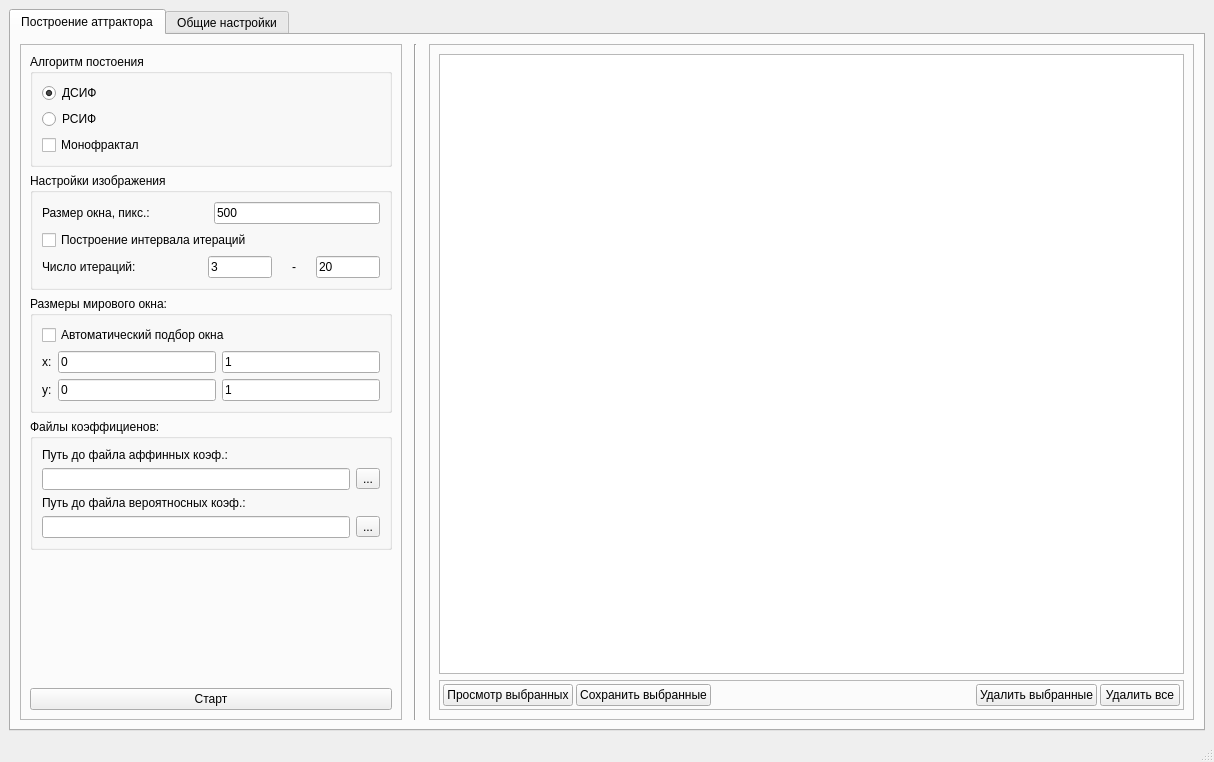
<?xml version="1.0" encoding="UTF-8"?>
<ui version="4.0">
 <class>fmMainMenu</class>
 <widget class="QMainWindow" name="fmMainMenu">
  <property name="geometry">
   <rect>
    <x>0</x>
    <y>0</y>
    <width>1214</width>
    <height>762</height>
   </rect>
  </property>
  <property name="windowTitle">
   <string>AttractorPainter</string>
  </property>
  <property name="windowIcon">
   <iconset theme="usal" resource="../res_common.qrc">
    <normaloff>:/icons/src/fav.ico</normaloff>:/icons/src/fav.ico</iconset>
  </property>
  <widget class="QWidget" name="centralwidget">
   <layout class="QVBoxLayout" name="verticalLayout_3">
    <item>
     <widget class="QTabWidget" name="tabWidget">
      <property name="currentIndex">
       <number>0</number>
      </property>
      <widget class="QWidget" name="tab_singleBuilding">
       <attribute name="title">
        <string>Построение аттрактора</string>
       </attribute>
       <layout class="QHBoxLayout" name="horizontalLayout_2">
        <item>
         <widget class="QFrame" name="frame_menu_single">
          <property name="sizePolicy">
           <sizepolicy hsizetype="Preferred" vsizetype="Preferred">
            <horstretch>33</horstretch>
            <verstretch>0</verstretch>
           </sizepolicy>
          </property>
          <property name="frameShape">
           <enum>QFrame::StyledPanel</enum>
          </property>
          <property name="frameShadow">
           <enum>QFrame::Raised</enum>
          </property>
          <layout class="QVBoxLayout" name="verticalLayout_12">
           <item>
            <layout class="QVBoxLayout" name="verticalLayout_8">
             <item>
              <widget class="QGroupBox" name="groupBox_algType">
               <property name="sizePolicy">
                <sizepolicy hsizetype="Preferred" vsizetype="Maximum">
                 <horstretch>0</horstretch>
                 <verstretch>0</verstretch>
                </sizepolicy>
               </property>
               <property name="title">
                <string>Алгоритм постоения</string>
               </property>
               <property name="flat">
                <bool>false</bool>
               </property>
               <property name="checkable">
                <bool>false</bool>
               </property>
               <layout class="QVBoxLayout" name="verticalLayout_algType">
                <item>
                 <layout class="QVBoxLayout" name="verticalLayout">
                  <item>
                   <widget class="QRadioButton" name="rb_DSIF">
                    <property name="text">
                     <string>ДСИФ</string>
                    </property>
                    <property name="checked">
                     <bool>true</bool>
                    </property>
                    <attribute name="buttonGroup">
                     <string notr="true">buttonGroup</string>
                    </attribute>
                   </widget>
                  </item>
                  <item>
                   <widget class="QRadioButton" name="rb_RSIF">
                    <property name="text">
                     <string>РСИФ</string>
                    </property>
                    <property name="checked">
                     <bool>false</bool>
                    </property>
                    <attribute name="buttonGroup">
                     <string notr="true">buttonGroup</string>
                    </attribute>
                   </widget>
                  </item>
                  <item>
                   <widget class="QCheckBox" name="cb_monocristal">
                    <property name="text">
                     <string>Монофрактал</string>
                    </property>
                   </widget>
                  </item>
                 </layout>
                </item>
               </layout>
              </widget>
             </item>
             <item>
              <widget class="QGroupBox" name="groupBox_settings">
               <property name="sizePolicy">
                <sizepolicy hsizetype="Preferred" vsizetype="Maximum">
                 <horstretch>0</horstretch>
                 <verstretch>0</verstretch>
                </sizepolicy>
               </property>
               <property name="title">
                <string>Настройки изображения</string>
               </property>
               <layout class="QVBoxLayout" name="verticalLayout_2">
                <item>
                 <layout class="QHBoxLayout" name="hl_sizeWindow">
                  <item>
                   <widget class="QLabel" name="label_sizeWindow">
                    <property name="sizePolicy">
                     <sizepolicy hsizetype="Preferred" vsizetype="Preferred">
                      <horstretch>50</horstretch>
                      <verstretch>0</verstretch>
                     </sizepolicy>
                    </property>
                    <property name="text">
                     <string>Размер окна, пикс.:</string>
                    </property>
                   </widget>
                  </item>
                  <item>
                   <widget class="QLineEdit" name="le_sizeWindow">
                    <property name="sizePolicy">
                     <sizepolicy hsizetype="Minimum" vsizetype="Fixed">
                      <horstretch>50</horstretch>
                      <verstretch>0</verstretch>
                     </sizepolicy>
                    </property>
                    <property name="text">
                     <string>500</string>
                    </property>
                   </widget>
                  </item>
                 </layout>
                </item>
                <item>
                 <widget class="QCheckBox" name="cb_multipleBuilding">
                  <property name="text">
                   <string>Построение интервала итераций</string>
                  </property>
                 </widget>
                </item>
                <item>
                 <layout class="QHBoxLayout" name="hl_level">
                  <item>
                   <widget class="QLabel" name="label_level">
                    <property name="sizePolicy">
                     <sizepolicy hsizetype="Preferred" vsizetype="Preferred">
                      <horstretch>50</horstretch>
                      <verstretch>0</verstretch>
                     </sizepolicy>
                    </property>
                    <property name="text">
                     <string>Число итераций:</string>
                    </property>
                   </widget>
                  </item>
                  <item>
                   <widget class="QLineEdit" name="le_level">
                    <property name="sizePolicy">
                     <sizepolicy hsizetype="Maximum" vsizetype="Preferred">
                      <horstretch>20</horstretch>
                      <verstretch>0</verstretch>
                     </sizepolicy>
                    </property>
                    <property name="text">
                     <string>3</string>
                    </property>
                   </widget>
                  </item>
                  <item>
                   <widget class="QLabel" name="label_line">
                    <property name="sizePolicy">
                     <sizepolicy hsizetype="Minimum" vsizetype="Minimum">
                      <horstretch>10</horstretch>
                      <verstretch>0</verstretch>
                     </sizepolicy>
                    </property>
                    <property name="minimumSize">
                     <size>
                      <width>10</width>
                      <height>10</height>
                     </size>
                    </property>
                    <property name="text">
                     <string>&lt;html&gt;&lt;head/&gt;&lt;body&gt;&lt;p align=&quot;center&quot;&gt;-&lt;/p&gt;&lt;/body&gt;&lt;/html&gt;</string>
                    </property>
                   </widget>
                  </item>
                  <item>
                   <widget class="QLineEdit" name="le_level_maximum_multiple">
                    <property name="sizePolicy">
                     <sizepolicy hsizetype="Maximum" vsizetype="Preferred">
                      <horstretch>20</horstretch>
                      <verstretch>0</verstretch>
                     </sizepolicy>
                    </property>
                    <property name="minimumSize">
                     <size>
                      <width>0</width>
                      <height>0</height>
                     </size>
                    </property>
                    <property name="maximumSize">
                     <size>
                      <width>16777215</width>
                      <height>16777215</height>
                     </size>
                    </property>
                    <property name="text">
                     <string>20</string>
                    </property>
                   </widget>
                  </item>
                 </layout>
                </item>
               </layout>
              </widget>
             </item>
             <item>
              <widget class="QGroupBox" name="groupBox_window">
               <property name="sizePolicy">
                <sizepolicy hsizetype="Preferred" vsizetype="Maximum">
                 <horstretch>0</horstretch>
                 <verstretch>0</verstretch>
                </sizepolicy>
               </property>
               <property name="title">
                <string>Размеры мирового окна:</string>
               </property>
               <layout class="QVBoxLayout" name="verticalLayout_9">
                <item>
                 <widget class="QCheckBox" name="cb_autoFindWindow">
                  <property name="text">
                   <string>Автоматический подбор окна</string>
                  </property>
                 </widget>
                </item>
                <item>
                 <layout class="QHBoxLayout" name="horizontalLayout_6">
                  <item>
                   <widget class="QLabel" name="lbl_x">
                    <property name="text">
                     <string>x:</string>
                    </property>
                   </widget>
                  </item>
                  <item>
                   <widget class="QLineEdit" name="le_x1">
                    <property name="text">
                     <string>0</string>
                    </property>
                   </widget>
                  </item>
                  <item>
                   <widget class="QLineEdit" name="le_x2">
                    <property name="text">
                     <string>1</string>
                    </property>
                   </widget>
                  </item>
                 </layout>
                </item>
                <item>
                 <layout class="QHBoxLayout" name="horizontalLayout_8">
                  <item>
                   <widget class="QLabel" name="lbl_y">
                    <property name="text">
                     <string>y:</string>
                    </property>
                   </widget>
                  </item>
                  <item>
                   <widget class="QLineEdit" name="le_y1">
                    <property name="text">
                     <string>0</string>
                    </property>
                   </widget>
                  </item>
                  <item>
                   <widget class="QLineEdit" name="le_y2">
                    <property name="text">
                     <string>1</string>
                    </property>
                   </widget>
                  </item>
                 </layout>
                </item>
               </layout>
              </widget>
             </item>
             <item>
              <widget class="QGroupBox" name="groupBox_coef">
               <property name="sizePolicy">
                <sizepolicy hsizetype="Preferred" vsizetype="Maximum">
                 <horstretch>0</horstretch>
                 <verstretch>0</verstretch>
                </sizepolicy>
               </property>
               <property name="title">
                <string>Файлы коэффициенов:</string>
               </property>
               <layout class="QVBoxLayout" name="verticalLayout_5">
                <item>
                 <widget class="QLabel" name="label_coef">
                  <property name="text">
                   <string>Путь до файла аффинных коэф.:</string>
                  </property>
                 </widget>
                </item>
                <item>
                 <layout class="QHBoxLayout" name="horizontalLayout_3">
                  <item>
                   <widget class="QLineEdit" name="le_pathToCoef"/>
                  </item>
                  <item>
                   <widget class="QToolButton" name="tb_getPath">
                    <property name="text">
                     <string>...</string>
                    </property>
                   </widget>
                  </item>
                 </layout>
                </item>
                <item>
                 <widget class="QLabel" name="label_coef_probability">
                  <property name="text">
                   <string>Путь до файла вероятносных коэф.:</string>
                  </property>
                 </widget>
                </item>
                <item>
                 <layout class="QHBoxLayout" name="hl_pathToCoef_probability">
                  <item>
                   <widget class="QLineEdit" name="le_pathToCoef_probability"/>
                  </item>
                  <item>
                   <widget class="QToolButton" name="tb_getPath_probability">
                    <property name="text">
                     <string>...</string>
                    </property>
                   </widget>
                  </item>
                 </layout>
                </item>
               </layout>
              </widget>
             </item>
             <item>
              <spacer name="verticalSpacer_5">
               <property name="orientation">
                <enum>Qt::Vertical</enum>
               </property>
               <property name="sizeHint" stdset="0">
                <size>
                 <width>20</width>
                 <height>40</height>
                </size>
               </property>
              </spacer>
             </item>
             <item>
              <layout class="QVBoxLayout" name="vl_buttons">
               <item>
                <widget class="QPushButton" name="pb_startSingleAlg">
                 <property name="text">
                  <string>Старт</string>
                 </property>
                </widget>
               </item>
              </layout>
             </item>
            </layout>
           </item>
          </layout>
         </widget>
        </item>
        <item>
         <widget class="Line" name="line_single">
          <property name="sizePolicy">
           <sizepolicy hsizetype="Preferred" vsizetype="Maximum">
            <horstretch>0</horstretch>
            <verstretch>0</verstretch>
           </sizepolicy>
          </property>
          <property name="minimumSize">
           <size>
            <width>15</width>
            <height>300</height>
           </size>
          </property>
          <property name="maximumSize">
           <size>
            <width>16777215</width>
            <height>16777212</height>
           </size>
          </property>
          <property name="orientation">
           <enum>Qt::Vertical</enum>
          </property>
         </widget>
        </item>
        <item>
         <widget class="QFrame" name="frame_picture">
          <property name="sizePolicy">
           <sizepolicy hsizetype="Preferred" vsizetype="Preferred">
            <horstretch>66</horstretch>
            <verstretch>0</verstretch>
           </sizepolicy>
          </property>
          <property name="frameShape">
           <enum>QFrame::StyledPanel</enum>
          </property>
          <property name="frameShadow">
           <enum>QFrame::Raised</enum>
          </property>
          <layout class="QVBoxLayout" name="verticalLayout_4">
           <item>
            <widget class="QTableView" name="tableView"/>
           </item>
           <item>
            <widget class="QFrame" name="frame_buttons">
             <property name="sizePolicy">
              <sizepolicy hsizetype="Preferred" vsizetype="Maximum">
               <horstretch>0</horstretch>
               <verstretch>0</verstretch>
              </sizepolicy>
             </property>
             <property name="frameShape">
              <enum>QFrame::StyledPanel</enum>
             </property>
             <property name="frameShadow">
              <enum>QFrame::Raised</enum>
             </property>
             <layout class="QHBoxLayout" name="horizontalLayout_4">
              <property name="spacing">
               <number>3</number>
              </property>
              <property name="leftMargin">
               <number>3</number>
              </property>
              <property name="topMargin">
               <number>3</number>
              </property>
              <property name="rightMargin">
               <number>3</number>
              </property>
              <property name="bottomMargin">
               <number>3</number>
              </property>
              <item>
               <widget class="QPushButton" name="pb_view_selected">
                <property name="text">
                 <string>Просмотр выбранных</string>
                </property>
               </widget>
              </item>
              <item>
               <widget class="QPushButton" name="pb_saveToFile">
                <property name="sizePolicy">
                 <sizepolicy hsizetype="Maximum" vsizetype="Fixed">
                  <horstretch>0</horstretch>
                  <verstretch>0</verstretch>
                 </sizepolicy>
                </property>
                <property name="text">
                 <string>Сохранить выбранные</string>
                </property>
               </widget>
              </item>
              <item>
               <spacer name="horizontalSpacer">
                <property name="orientation">
                 <enum>Qt::Horizontal</enum>
                </property>
                <property name="sizeHint" stdset="0">
                 <size>
                  <width>40</width>
                  <height>20</height>
                 </size>
                </property>
               </spacer>
              </item>
              <item>
               <widget class="QPushButton" name="pb_remove_current">
                <property name="sizePolicy">
                 <sizepolicy hsizetype="Minimum" vsizetype="Maximum">
                  <horstretch>0</horstretch>
                  <verstretch>0</verstretch>
                 </sizepolicy>
                </property>
                <property name="text">
                 <string>Удалить выбранные</string>
                </property>
               </widget>
              </item>
              <item>
               <widget class="QPushButton" name="pb_remove_all">
                <property name="sizePolicy">
                 <sizepolicy hsizetype="Minimum" vsizetype="Maximum">
                  <horstretch>0</horstretch>
                  <verstretch>0</verstretch>
                 </sizepolicy>
                </property>
                <property name="text">
                 <string>Удалить все</string>
                </property>
               </widget>
              </item>
             </layout>
            </widget>
           </item>
          </layout>
         </widget>
        </item>
       </layout>
      </widget>
      <widget class="QWidget" name="tab_settings">
       <attribute name="title">
        <string>Общие настройки</string>
       </attribute>
       <layout class="QVBoxLayout" name="verticalLayout_17">
        <item>
         <widget class="QFrame" name="frame">
          <property name="sizePolicy">
           <sizepolicy hsizetype="Preferred" vsizetype="Maximum">
            <horstretch>0</horstretch>
            <verstretch>0</verstretch>
           </sizepolicy>
          </property>
          <property name="frameShape">
           <enum>QFrame::StyledPanel</enum>
          </property>
          <property name="frameShadow">
           <enum>QFrame::Raised</enum>
          </property>
          <layout class="QHBoxLayout" name="horizontalLayout_13">
           <item>
            <widget class="QFrame" name="frame_picSettings">
             <property name="sizePolicy">
              <sizepolicy hsizetype="Preferred" vsizetype="Maximum">
               <horstretch>3</horstretch>
               <verstretch>0</verstretch>
              </sizepolicy>
             </property>
             <property name="frameShape">
              <enum>QFrame::StyledPanel</enum>
             </property>
             <property name="frameShadow">
              <enum>QFrame::Raised</enum>
             </property>
             <layout class="QVBoxLayout" name="verticalLayout_15">
              <item>
               <widget class="QGroupBox" name="groupBox_imageSettings">
                <property name="title">
                 <string>Настройки изображения</string>
                </property>
                <layout class="QVBoxLayout" name="verticalLayout_6">
                 <item>
                  <layout class="QHBoxLayout" name="horizontalLayout">
                   <item>
                    <widget class="QLabel" name="label_pictureColor">
                     <property name="sizePolicy">
                      <sizepolicy hsizetype="Preferred" vsizetype="Maximum">
                       <horstretch>0</horstretch>
                       <verstretch>0</verstretch>
                      </sizepolicy>
                     </property>
                     <property name="text">
                      <string>Цвет рисунка:</string>
                     </property>
                    </widget>
                   </item>
                   <item>
                    <widget class="QLabel" name="label_color">
                     <property name="sizePolicy">
                      <sizepolicy hsizetype="Preferred" vsizetype="Maximum">
                       <horstretch>0</horstretch>
                       <verstretch>0</verstretch>
                      </sizepolicy>
                     </property>
                     <property name="lineWidth">
                      <number>2</number>
                     </property>
                     <property name="text">
                      <string/>
                     </property>
                    </widget>
                   </item>
                   <item>
                    <widget class="QToolButton" name="tb_imageColor">
                     <property name="sizePolicy">
                      <sizepolicy hsizetype="Fixed" vsizetype="Maximum">
                       <horstretch>0</horstretch>
                       <verstretch>0</verstretch>
                      </sizepolicy>
                     </property>
                     <property name="text">
                      <string>...</string>
                     </property>
                    </widget>
                   </item>
                  </layout>
                 </item>
                 <item>
                  <layout class="QHBoxLayout" name="hl_rgb">
                   <item>
                    <widget class="QLabel" name="lbl_imageColorRed">
                     <property name="sizePolicy">
                      <sizepolicy hsizetype="Preferred" vsizetype="Maximum">
                       <horstretch>0</horstretch>
                       <verstretch>0</verstretch>
                      </sizepolicy>
                     </property>
                     <property name="text">
                      <string>R:</string>
                     </property>
                    </widget>
                   </item>
                   <item>
                    <widget class="QSpinBox" name="sb_imageColorRed">
                     <property name="sizePolicy">
                      <sizepolicy hsizetype="Minimum" vsizetype="Maximum">
                       <horstretch>0</horstretch>
                       <verstretch>0</verstretch>
                      </sizepolicy>
                     </property>
                     <property name="maximum">
                      <number>255</number>
                     </property>
                    </widget>
                   </item>
                   <item>
                    <widget class="QLabel" name="lbl_imageColorGreen">
                     <property name="sizePolicy">
                      <sizepolicy hsizetype="Preferred" vsizetype="Maximum">
                       <horstretch>0</horstretch>
                       <verstretch>0</verstretch>
                      </sizepolicy>
                     </property>
                     <property name="text">
                      <string>G:</string>
                     </property>
                    </widget>
                   </item>
                   <item>
                    <widget class="QSpinBox" name="sb_imageColorGreen">
                     <property name="sizePolicy">
                      <sizepolicy hsizetype="Minimum" vsizetype="Maximum">
                       <horstretch>0</horstretch>
                       <verstretch>0</verstretch>
                      </sizepolicy>
                     </property>
                     <property name="maximum">
                      <number>255</number>
                     </property>
                    </widget>
                   </item>
                   <item>
                    <widget class="QLabel" name="lbl_imageColorBlue">
                     <property name="sizePolicy">
                      <sizepolicy hsizetype="Preferred" vsizetype="Maximum">
                       <horstretch>0</horstretch>
                       <verstretch>0</verstretch>
                      </sizepolicy>
                     </property>
                     <property name="text">
                      <string>B:</string>
                     </property>
                    </widget>
                   </item>
                   <item>
                    <widget class="QSpinBox" name="sb_imageColorBlue">
                     <property name="sizePolicy">
                      <sizepolicy hsizetype="Minimum" vsizetype="Maximum">
                       <horstretch>0</horstretch>
                       <verstretch>0</verstretch>
                      </sizepolicy>
                     </property>
                     <property name="prefix">
                      <string/>
                     </property>
                     <property name="maximum">
                      <number>255</number>
                     </property>
                    </widget>
                   </item>
                  </layout>
                 </item>
                </layout>
               </widget>
              </item>
             </layout>
            </widget>
           </item>
           <item>
            <widget class="QFrame" name="frame_bgSettings">
             <property name="sizePolicy">
              <sizepolicy hsizetype="Preferred" vsizetype="Preferred">
               <horstretch>3</horstretch>
               <verstretch>0</verstretch>
              </sizepolicy>
             </property>
             <property name="frameShape">
              <enum>QFrame::StyledPanel</enum>
             </property>
             <property name="frameShadow">
              <enum>QFrame::Raised</enum>
             </property>
             <layout class="QVBoxLayout" name="verticalLayout_16">
              <item>
               <widget class="QGroupBox" name="gb_backgroundSettings">
                <property name="sizePolicy">
                 <sizepolicy hsizetype="Preferred" vsizetype="Maximum">
                  <horstretch>0</horstretch>
                  <verstretch>0</verstretch>
                 </sizepolicy>
                </property>
                <property name="title">
                 <string>Настройки фона</string>
                </property>
                <layout class="QVBoxLayout" name="verticalLayout_14">
                 <item>
                  <layout class="QHBoxLayout" name="horizontalLayout_12">
                   <item>
                    <widget class="QLabel" name="label_backgroundColor">
                     <property name="sizePolicy">
                      <sizepolicy hsizetype="Preferred" vsizetype="Maximum">
                       <horstretch>0</horstretch>
                       <verstretch>0</verstretch>
                      </sizepolicy>
                     </property>
                     <property name="text">
                      <string>Цвет фона:</string>
                     </property>
                    </widget>
                   </item>
                   <item>
                    <widget class="QCheckBox" name="cb_without_background">
                     <property name="text">
                      <string>Прозрачный</string>
                     </property>
                    </widget>
                   </item>
                   <item>
                    <widget class="QLabel" name="label_colorBackground">
                     <property name="sizePolicy">
                      <sizepolicy hsizetype="Preferred" vsizetype="Maximum">
                       <horstretch>0</horstretch>
                       <verstretch>0</verstretch>
                      </sizepolicy>
                     </property>
                     <property name="lineWidth">
                      <number>2</number>
                     </property>
                     <property name="text">
                      <string/>
                     </property>
                    </widget>
                   </item>
                   <item>
                    <widget class="QToolButton" name="tb_backgroundColor">
                     <property name="sizePolicy">
                      <sizepolicy hsizetype="Fixed" vsizetype="Maximum">
                       <horstretch>0</horstretch>
                       <verstretch>0</verstretch>
                      </sizepolicy>
                     </property>
                     <property name="text">
                      <string>...</string>
                     </property>
                    </widget>
                   </item>
                  </layout>
                 </item>
                 <item>
                  <layout class="QHBoxLayout" name="hl_rgb_2">
                   <item>
                    <widget class="QLabel" name="lbl_backgroundRed">
                     <property name="sizePolicy">
                      <sizepolicy hsizetype="Preferred" vsizetype="Maximum">
                       <horstretch>0</horstretch>
                       <verstretch>0</verstretch>
                      </sizepolicy>
                     </property>
                     <property name="text">
                      <string>R:</string>
                     </property>
                    </widget>
                   </item>
                   <item>
                    <widget class="QSpinBox" name="sb_backgroundColorRed">
                     <property name="sizePolicy">
                      <sizepolicy hsizetype="Minimum" vsizetype="Maximum">
                       <horstretch>0</horstretch>
                       <verstretch>0</verstretch>
                      </sizepolicy>
                     </property>
                     <property name="maximum">
                      <number>255</number>
                     </property>
                    </widget>
                   </item>
                   <item>
                    <widget class="QLabel" name="lbl_backgroundGreen">
                     <property name="sizePolicy">
                      <sizepolicy hsizetype="Preferred" vsizetype="Maximum">
                       <horstretch>0</horstretch>
                       <verstretch>0</verstretch>
                      </sizepolicy>
                     </property>
                     <property name="text">
                      <string>G:</string>
                     </property>
                    </widget>
                   </item>
                   <item>
                    <widget class="QSpinBox" name="sb_backgroundColorGreen">
                     <property name="sizePolicy">
                      <sizepolicy hsizetype="Minimum" vsizetype="Maximum">
                       <horstretch>0</horstretch>
                       <verstretch>0</verstretch>
                      </sizepolicy>
                     </property>
                     <property name="maximum">
                      <number>255</number>
                     </property>
                    </widget>
                   </item>
                   <item>
                    <widget class="QLabel" name="lbl_backgroundBlue">
                     <property name="sizePolicy">
                      <sizepolicy hsizetype="Preferred" vsizetype="Maximum">
                       <horstretch>0</horstretch>
                       <verstretch>0</verstretch>
                      </sizepolicy>
                     </property>
                     <property name="text">
                      <string>B:</string>
                     </property>
                    </widget>
                   </item>
                   <item>
                    <widget class="QSpinBox" name="sb_backgroundColorBlue">
                     <property name="sizePolicy">
                      <sizepolicy hsizetype="Minimum" vsizetype="Maximum">
                       <horstretch>0</horstretch>
                       <verstretch>0</verstretch>
                      </sizepolicy>
                     </property>
                     <property name="prefix">
                      <string/>
                     </property>
                     <property name="maximum">
                      <number>255</number>
                     </property>
                    </widget>
                   </item>
                  </layout>
                 </item>
                </layout>
               </widget>
              </item>
             </layout>
            </widget>
           </item>
           <item>
            <widget class="QFrame" name="frame_3">
             <property name="sizePolicy">
              <sizepolicy hsizetype="Preferred" vsizetype="Preferred">
               <horstretch>3</horstretch>
               <verstretch>0</verstretch>
              </sizepolicy>
             </property>
             <property name="frameShape">
              <enum>QFrame::StyledPanel</enum>
             </property>
             <property name="frameShadow">
              <enum>QFrame::Raised</enum>
             </property>
            </widget>
           </item>
          </layout>
         </widget>
        </item>
        <item>
         <spacer name="verticalSpacer">
          <property name="orientation">
           <enum>Qt::Vertical</enum>
          </property>
          <property name="sizeHint" stdset="0">
           <size>
            <width>20</width>
            <height>520</height>
           </size>
          </property>
         </spacer>
        </item>
       </layout>
      </widget>
     </widget>
    </item>
   </layout>
  </widget>
  <widget class="QStatusBar" name="statusbar"/>
 </widget>
 <resources>
  <include location="../res_common.qrc"/>
 </resources>
 <connections/>
 <buttongroups>
  <buttongroup name="buttonGroup"/>
 </buttongroups>
</ui>
